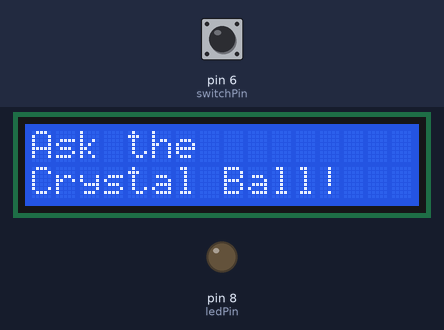
The sketch below on a simulated Arduino Uno, built with avr-gcc and run on an emulated ATmega328P. On the bench: 16×2 character LCD, output pins drawn as LEDs (lit = HIGH). The test bench sets the inputs (shaded band); at power-on: pin 6 (switchPin) LOW. Random numbers use the default seed unless the sketch sets one.

Above: at 1.2 s.
1.3 s: pin 6 (switchPin) pulled HIGH for 0.15 s
At 2.6 s:
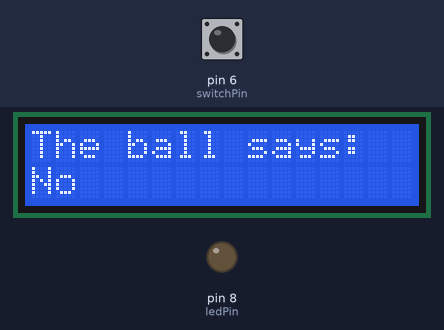
2.9 s: pin 6 (switchPin) pulled HIGH for 1 s
At 5.1 s:
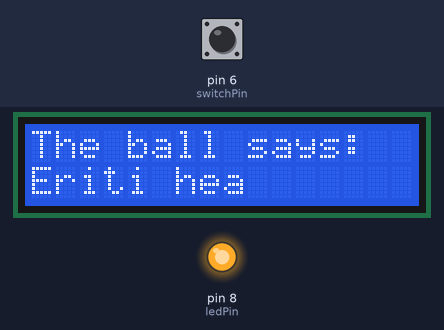
5.4 s: pin 6 (switchPin) pulled HIGH for 0.15 s
At 5.8 s:
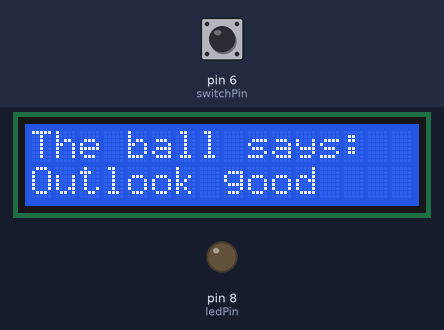
7.0 s: pin 6 (switchPin) pulled HIGH for 3.2 s
At 11.2 s:
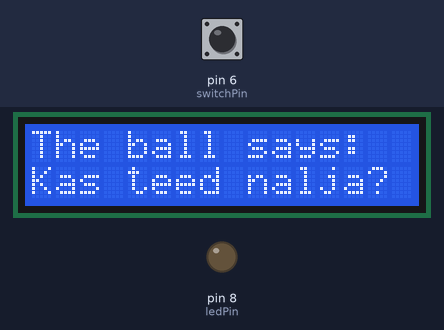
11.7 s: pin 6 (switchPin) pulled HIGH for 0.15 s
At 13.0 s:
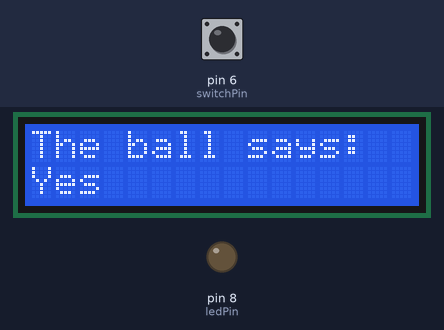
13.3 s: pin 6 (switchPin) pulled HIGH for 1 s
At 15.5 s:
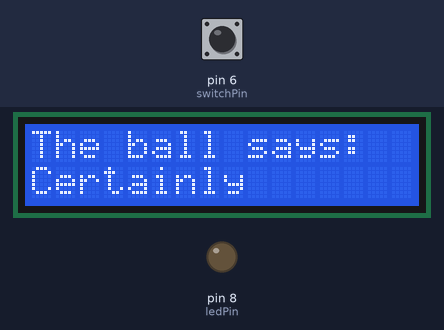
Timing chart, 0 to 16.8 s (numbered marks = the images above; inputs shaded):
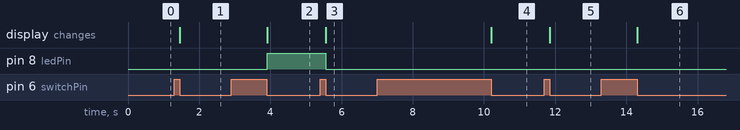

The sketch:

Projekt11Muudatus.ino
```cpp
// C++ code
//
#include <LiquidCrystal.h>
LiquidCrystal lcd(12, 11, 5, 4, 3, 2);

const int switchPin = 6;
const int ledPin = 8;
int switchState = 0;
int prevSwitchState = 0;
int reply;

void setup() {
lcd.begin(16, 2);
pinMode(switchPin,INPUT);
pinMode(ledPin, OUTPUT);
digitalWrite(ledPin, LOW);
lcd.print("Ask the");

lcd.setCursor(0, 1);
lcd.print("Crystal Ball!");
}

void loop() {
switchState = digitalRead(switchPin);

if (switchState != prevSwitchState) {
if (switchState == LOW) {
reply = random(10);
  lcd.clear();
lcd.setCursor(0, 0);
lcd.print("The ball says:");
lcd.setCursor(0, 1);
switch(reply){
  case 0:
    lcd.print("Yes");
    digitalWrite(ledPin, LOW);
    break;

  case 1:
    lcd.print("Most likely");
    digitalWrite(ledPin, LOW);
    break;

  case 2:
    lcd.print("Certainly");
    digitalWrite(ledPin, LOW);
    break;

  case 3:
    lcd.print("Outlook good");
    digitalWrite(ledPin, LOW);
    break;

  case 4:
    lcd.print("Unsure");
    digitalWrite(ledPin, LOW);
    break;

  case 5:
    lcd.print("Ask again");
    digitalWrite(ledPin, LOW);
    break;

  case 6:
    lcd.print("Doubtful");
    digitalWrite(ledPin, LOW);
    break;

  case 7:
    lcd.print("No");
    digitalWrite(ledPin, LOW);
    break;

  case 8:
    lcd.print("Kas teed nalja?");
    digitalWrite(ledPin, LOW);
    break;

  case 9:
    lcd.print("Eriti hea");
    digitalWrite(ledPin, HIGH);
    break;
}
}
}
prevSwitchState = switchState;
}
```

Measured:
- after the input at 1.3 s, the display: changes after 0.15 s (image 1)
- after the input at 2.9 s, pin 8 (ledPin): LOW → HIGH after 1.0 s; the display: changes after 1.0 s (image 2)
- after the input at 5.4 s, pin 8 (ledPin): HIGH → LOW after 0.16 s; the display: changes after 0.16 s (image 3)
- after the input at 7.0 s, the display: changes after 3.2 s (image 4)
- after the input at 11.7 s, the display: changes after 0.15 s (image 5)
- after the input at 13.3 s, the display: changes after 1.0 s (image 6)
